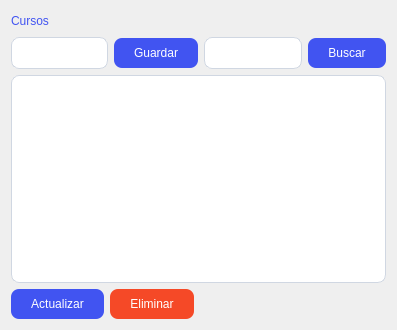
<?xml version="1.0" encoding="UTF-8"?>
<ui version="4.0">
 <class>Form</class>
 <widget class="QWidget" name="Form">
  <property name="geometry">
   <rect>
    <x>0</x>
    <y>0</y>
    <width>397</width>
    <height>330</height>
   </rect>
  </property>
  <property name="windowTitle">
   <string>Form</string>
  </property>
  <layout class="QGridLayout" name="gridLayout">
   <item row="0" column="0">
    <layout class="QHBoxLayout" name="horizontalLayout">
     <item>
      <widget class="QLabel" name="label">
       <property name="styleSheet">
        <string notr="true">QLabel{
    font: 600 20pt &quot;Segoe UI&quot;;
    color: #4154F1;   /* Azul igual al figma */
} </string>
       </property>
       <property name="text">
        <string>Cursos</string>
       </property>
      </widget>
     </item>
     <item>
      <spacer name="horizontalSpacer_2">
       <property name="orientation">
        <enum>Qt::Horizontal</enum>
       </property>
       <property name="sizeHint" stdset="0">
        <size>
         <width>318</width>
         <height>20</height>
        </size>
       </property>
      </spacer>
     </item>
    </layout>
   </item>
   <item row="3" column="0">
    <widget class="QTableView" name="lista_cursos">
     <property name="styleSheet">
      <string notr="true">QTableView {
    border: 1px solid #d0d7e2;
    border-radius: 8px;
    gridline-color: #d0d7e2;
    font-size: 14px;
    background-color: #ffffff;
    color: #012970;
    selection-background-color: #F6F9FF;
    selection-color: #012970;
}

QHeaderView::section {
    background-color: #F6F9FF;
    color: #012970;
    font-weight: bold;
    padding: 6px;
    border: none;
    border-bottom: 1px solid #d0d7e2;
}</string>
     </property>
    </widget>
   </item>
   <item row="4" column="0">
    <layout class="QHBoxLayout" name="horizontalLayout_6">
     <item>
      <layout class="QHBoxLayout" name="horizontalLayout_5">
       <item>
        <widget class="QPushButton" name="actualizar_curso">
         <property name="styleSheet">
          <string notr="true">QPushButton{
    border: none;
    background-color: #4154F1;  /* Azul Figma */
    color: white;
    font: 10pt &quot;Segoe UI&quot;;
    padding: 8px 20px;
    border-radius: 8px;
}

QPushButton:hover {
    background-color: #2e3bd1;  /* Azul más oscuro al hover */
}</string>
         </property>
         <property name="text">
          <string>Actualizar</string>
         </property>
        </widget>
       </item>
       <item>
        <widget class="QPushButton" name="eliminar_curso">
         <property name="styleSheet">
          <string notr="true">QPushButton{
    border: none;
    background-color: #F54927;  /* Azul Figma */
    color: white;
    font: 10pt &quot;Segoe UI&quot;;
    padding: 8px 20px;
    border-radius: 8px;
}

QPushButton:hover {
    background-color: #DE2B00;  /* Azul más oscuro al hover */
}</string>
         </property>
         <property name="text">
          <string>Eliminar</string>
         </property>
        </widget>
       </item>
      </layout>
     </item>
     <item>
      <spacer name="horizontalSpacer_4">
       <property name="orientation">
        <enum>Qt::Horizontal</enum>
       </property>
       <property name="sizeHint" stdset="0">
        <size>
         <width>228</width>
         <height>20</height>
        </size>
       </property>
      </spacer>
     </item>
    </layout>
   </item>
   <item row="1" column="0">
    <layout class="QHBoxLayout" name="horizontalLayout_4">
     <item>
      <layout class="QHBoxLayout" name="horizontalLayout_2">
       <item>
        <widget class="QLineEdit" name="lineEdit">
         <property name="styleSheet">
          <string notr="true">QLineEdit {
    border: 1px solid #d0d7e2;
    border-radius: 8px;
    padding: 6px 10px;
    background-color: #ffffff;
    color: #012970;
    font-size: 14px;
}

QLineEdit:focus {
    border: 1px solid #012970;
    background-color: #F6F9FF;
}
</string>
         </property>
        </widget>
       </item>
       <item>
        <widget class="QPushButton" name="agregar_curso">
         <property name="styleSheet">
          <string notr="true">QPushButton {
    border: none;
    background-color: #4154F1;  /* Azul Figma */
    color: white;
    font: 10pt &quot;Segoe UI&quot;;
    padding: 8px 20px;
    border-radius: 8px;
}

QPushButton:hover {
    background-color: #2e3bd1;  /* Azul más oscuro al hover */
}</string>
         </property>
         <property name="text">
          <string>Guardar</string>
         </property>
        </widget>
       </item>
      </layout>
     </item>
     <item>
      <spacer name="horizontalSpacer_3">
       <property name="orientation">
        <enum>Qt::Horizontal</enum>
       </property>
       <property name="sizeHint" stdset="0">
        <size>
         <width>18</width>
         <height>20</height>
        </size>
       </property>
      </spacer>
     </item>
     <item>
      <layout class="QHBoxLayout" name="horizontalLayout_3">
       <item>
        <widget class="QLineEdit" name="lineEdit_2">
         <property name="styleSheet">
          <string notr="true">QLineEdit {
    border: 1px solid #d0d7e2;
    border-radius: 8px;
    padding: 6px 10px;
    background-color: #ffffff;
    color: #012970;
    font-size: 14px;
}

QLineEdit:focus {
    border: 1px solid #012970;
    background-color: #F6F9FF;
}
</string>
         </property>
        </widget>
       </item>
       <item>
        <widget class="QPushButton" name="buscar_curso">
         <property name="styleSheet">
          <string notr="true">QPushButton {
    border: none;
    background-color: #4154F1;  /* Azul Figma */
    color: white;
    font: 10pt &quot;Segoe UI&quot;;
    padding: 8px 20px;
    border-radius: 8px;
}

QPushButton:hover {
    background-color: #2e3bd1;  /* Azul más oscuro al hover */
}</string>
         </property>
         <property name="text">
          <string>Buscar</string>
         </property>
        </widget>
       </item>
      </layout>
     </item>
    </layout>
   </item>
  </layout>
 </widget>
 <resources/>
 <connections/>
</ui>
